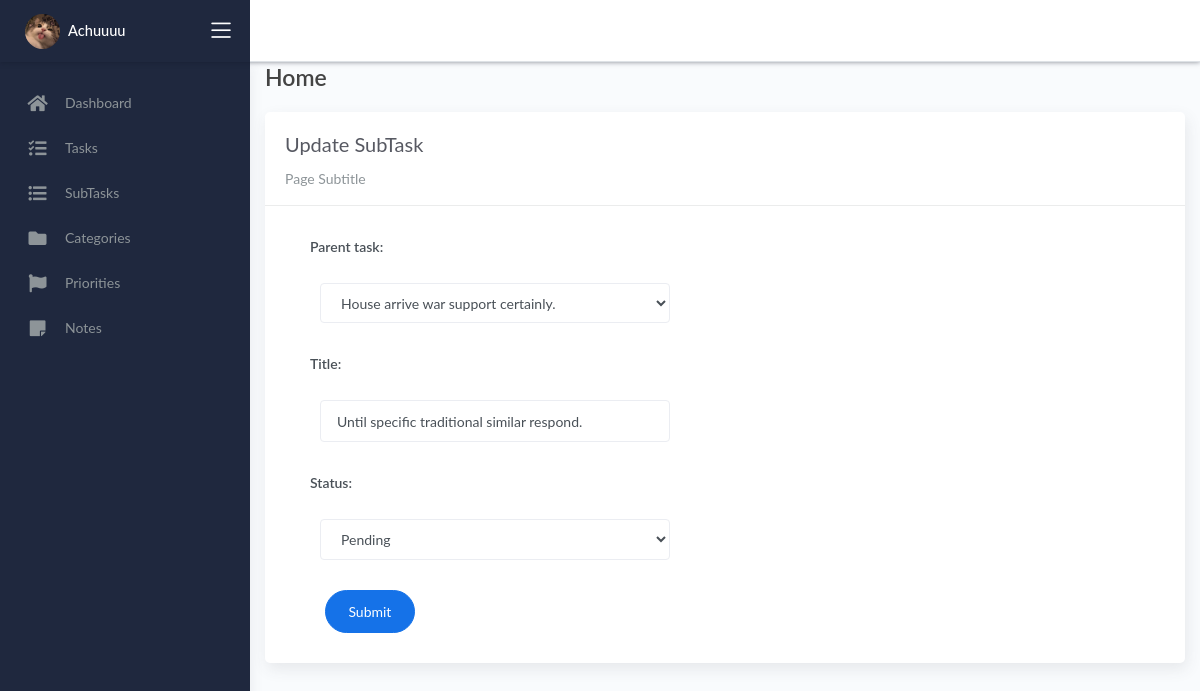
The page /subtasks/1 on the database as committed earlier.
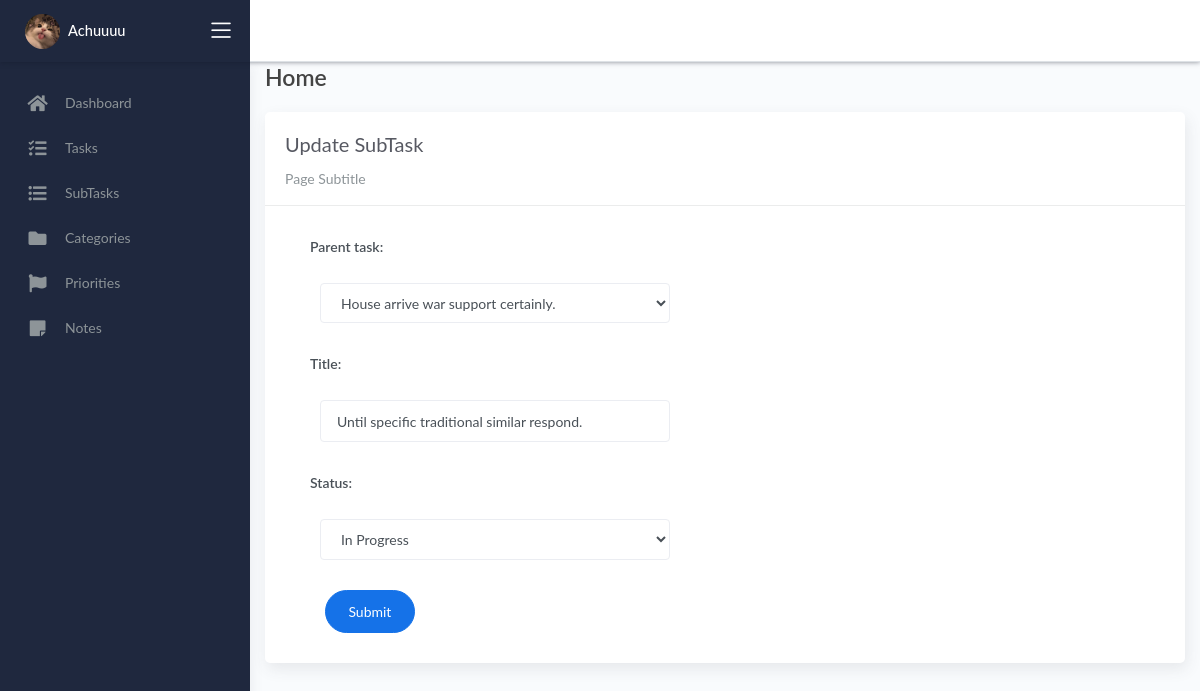
The same page on the database as committed later.
### todomanager/models.py (models this page shows, shortened)
class BaseModel(models.Model):
    created_at = models.DateTimeField(auto_now_add=True)
    updated_at = models.DateTimeField(auto_now=True)
    class Meta:
        abstract = True

class SubTask (BaseModel):
    STATUS_CHOICES = [
        ('Pending', 'Pending'),
        ('In Progress', 'In Progress'),
        ('Completed', 'Completed'),
    ]
    parent_task = models.ForeignKey(Task, on_delete=models.CASCADE)
    title = models.CharField(max_length=250)
    status = models.CharField(max_length=20, choices=STATUS_CHOICES, default='Pending')

### todomanager/views.py (the view)
# urls.py: path('subtasks/<pk>', views.SubTaskUpdateView.as_view(), name='subtask-update'),
class SubTaskUpdateView(UpdateView):
    model = SubTask
    form_class = SubTaskForm
    template_name = 'subtask_form.html'
    success_url = reverse_lazy('subtask-list')

### todomanager/forms.py
class SubTaskForm(ModelForm):
    class Meta:
        model = SubTask
        fields = "__all__"

### todomanager/models.py (called while the page is built)
    def __str__(self):
        return self.title

### templates/subtask_form.html (shortened to what this page needs)
{% extends 'base.html' %} {% load static %} {% block content %}
<div class="content">
    <div class="container-fluid">
        <h4 class="page-title">Home</h4>
        <div class="row">
            <div class="col-md-12">
                <div class="card">
                    <div class="card-header">
                        <div class="card-title">
                            {% if object %}Update SubTask{% else %}Add New SubTask{% endif %}
                        </div>
                        <div class="card-category">Page Subtitle</div>
                    </div>
                    <div class="col-md-6">
                        <div class="card-body">
                            <form action="" method="post" novalidate>
                                {% include 'includes/form.html' %}
                                <div class="form-group">
                                    <div class="col-md-12 col-sm-3">
                                        <button type="submit" class="btn btn-primary btn-rounded">Submit</button>
                                    </div>
                                </div>
                            </form>
                        </div>
                    </div>
                </div>
            </div>
        </div>
    </div>
</div>
{% endblock %}

### templates/includes/form.html (shortened to what this page needs)
{% load widget_tweaks %}
{% for field in form %}
<div class="field item form-group">
    <label>{{ field.label_tag }}</label>
    <div class="form-group">
        {% render_field field class="form-control" %}
    </div>
</div>
{% endfor %}

Rows that differ between the two databases and show on the page:
changed SubTask "House arrive war support certainly.": status "Pending" → "In Progress"
